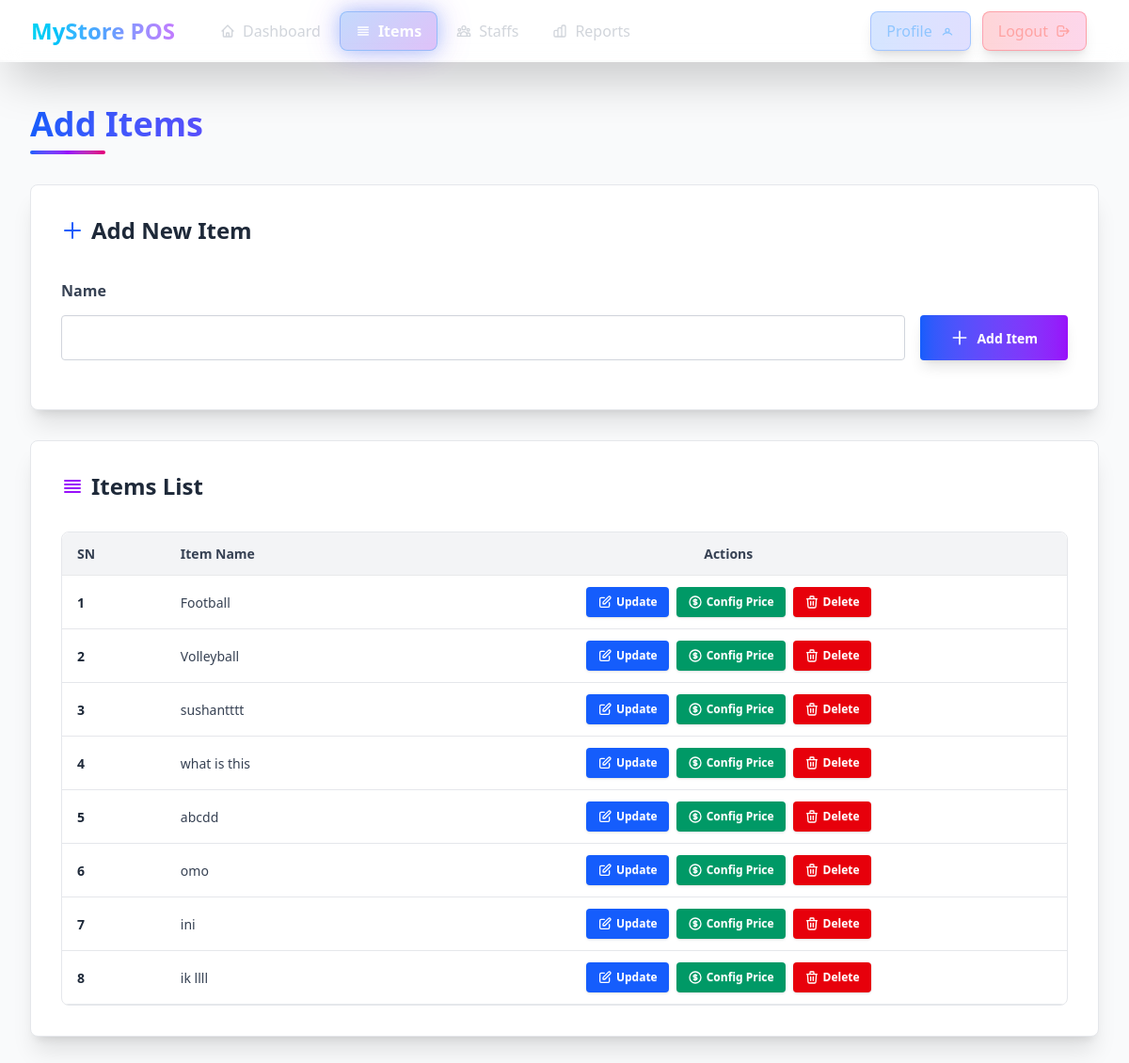
Page /shop/item_list/ (signed in) on the earlier database version.
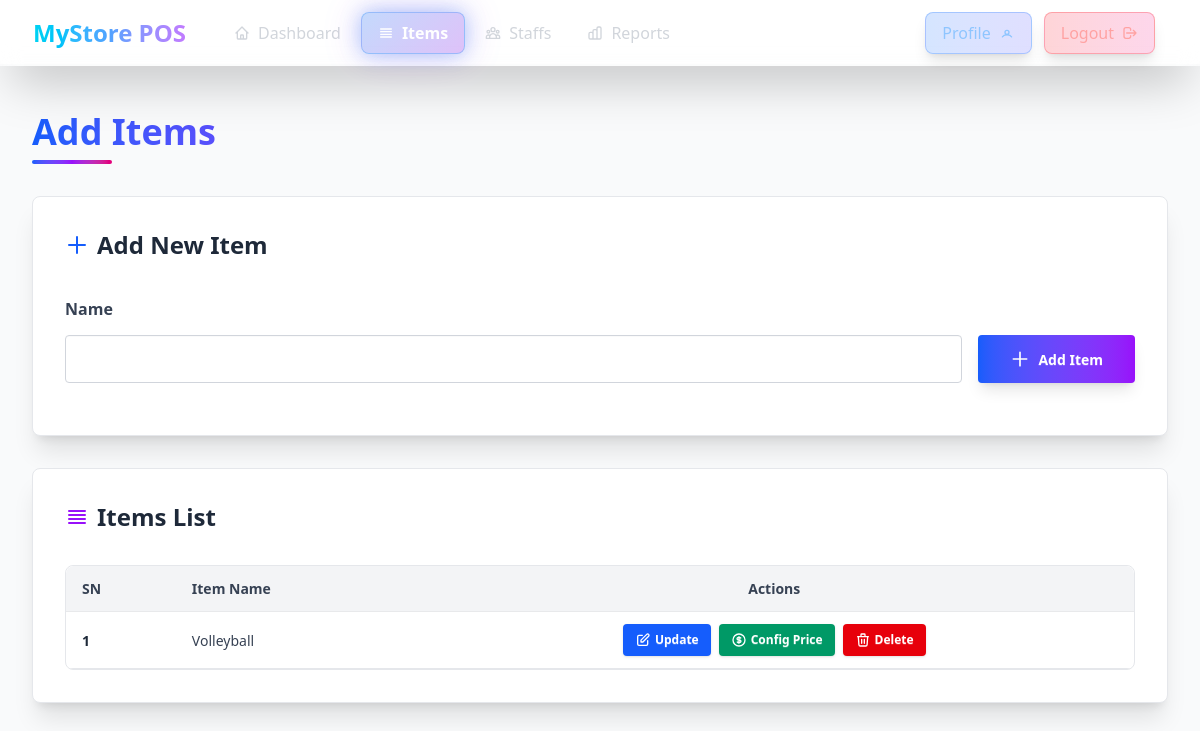
Same page on the later database version.
### shop/models.py (models this page shows, shortened)
class Item(models.Model):
    name=models.CharField(max_length=100)
    shop=models.ForeignKey(Shop, on_delete=models.CASCADE, related_name='items')
    class Meta:
        unique_together = ('name', 'shop')

### shop/views.py (the view, shortened to what this page needs)
# urls.py: path("item_list/", views.item_list, name="item_list"),
def item_list(request):
    form=ItemForm(request.POST,request=request)
    form=ItemForm()
    item_list=request.user.shop.items.all()
    context={"form":form,"item_list":item_list}
    return render(request, "shop/item-create-form.html", context)

### shop/forms.py (shortened to what this page needs)
class ItemForm(forms.ModelForm):
    class Meta:
        model = Item
        fields = ['name']
    def __init__(self, *args, **kwargs):
        self.request = kwargs.pop("request") if "request" in kwargs else None
        super().__init__(*args, **kwargs)

### common/templatetags/form_extras.py (called while the page is built)
@register.filter
def add_class(field, css_class):
    if not isinstance(field, BoundField):
        return field
    existing_classes = field.field.widget.attrs.get("class", "")
    if existing_classes:
        new_classes = f"{existing_classes} {css_class}"
    else:
        new_classes = css_class
    field_copy = field
    field_copy.field.widget.attrs["class"] = new_classes
    return field_copy

### shop/templates/shop/item-create-form.html (shortened to what the changed rows need)
{% extends 'base.html' %}
{% load form_extras %}
{% block content %}
<main class="min-h-screen flex flex-col gap-8 p-4 md:p-6 lg:p-8 w-full mt-16 bg-gray-50 dark:bg-gray-900" id="main">
    <div class="relative pt-4">
        <h1 class="text-3xl md:text-4xl font-bold mb-2 bg-gradient-to-r from-blue-600 via-purple-600 to-pink-600 bg-clip-text text-transparent">
        </h1>
    </div>
    <div class="flex flex-col gap-6 lg:gap-8 max-w-7xl w-full mx-auto">
        <div class="w-full">
            <div class="card bg-white dark:bg-gray-800 shadow-xl border border-gray-200 dark:border-gray-700 hover:shadow-2xl transition-shadow duration-300">
                <div class="card-body p-6 md:p-8">
                    <h2 class="text-2xl font-bold mb-6 flex items-center gap-2 text-gray-800 dark:text-gray-100">
                        <svg xmlns="http://www.w3.org/2000/svg" class="h-6 w-6 text-blue-600 dark:text-blue-400" fill="none" viewBox="0 0 24 24" stroke="currentColor">
                            <path stroke-linecap="round" stroke-linejoin="round" stroke-width="2" d="M12 4v16m8-8H4" />
                        </svg>
                        Add New Item
                    </h2>
                </div>
            </div>
        </div>
        <div class="w-full">
            <div class="card bg-white dark:bg-gray-800 shadow-xl border border-gray-200 dark:border-gray-700 hover:shadow-2xl transition-shadow duration-300">
                <div class="card-body p-6 md:p-8">
                    <h2 class="text-2xl font-bold mb-6 flex items-center gap-2 text-gray-800 dark:text-gray-100">
                        <svg xmlns="http://www.w3.org/2000/svg" class="h-6 w-6 text-purple-600 dark:text-purple-400" fill="none" viewBox="0 0 24 24" stroke="currentColor">
                            <path stroke-linecap="round" stroke-linejoin="round" stroke-width="2" d="M4 6h16M4 10h16M4 14h16M4 18h16" />
                        </svg>
                        Items List
                    </h2>
                    <div class="overflow-x-auto rounded-lg border border-gray-200 dark:border-gray-700">
                        <table class="table w-full">
                            <thead>
                                <tr class="bg-gray-100 dark:bg-gray-700">
                                    <th class="rounded-tl-lg text-gray-700 dark:text-gray-300">SN</th>
                                    <th class="text-gray-700 dark:text-gray-300">Item Name</th>
                                    <th class="rounded-tr-lg text-center text-gray-700 dark:text-gray-300">Actions</th>
                                </tr>
                            </thead>
                            <tbody id="item-list">
                                {% for item in item_list %}
                                <tr id="item-{{ item.id }}" class="hover:bg-gray-50 dark:hover:bg-gray-700 transition-colors duration-150 border-b border-gray-200 dark:border-gray-700">
                                    <th class="font-semibold text-gray-800 dark:text-gray-200">{{ forloop.counter }}</th>
                                    <td class="font-medium text-gray-700 dark:text-gray-300">{{ item.name }}</td>
                                    <td>
                                        <div class="flex gap-2 justify-center flex-wrap">
                                            <a class="btn btn-sm bg-blue-600 hover:bg-blue-700 text-white border-0 gap-1 shadow hover:shadow-md transition-all duration-200" href="{% url 'shop:item_update' item.id %}">
                                                <svg xmlns="http://www.w3.org/2000/svg" class="h-4 w-4" fill="none" viewBox="0 0 24 24" stroke="currentColor">
                                                    <path stroke-linecap="round" stroke-linejoin="round" stroke-width="2" d="M11 5H6a2 2 0 00-2 2v11a2 2 0 002 2h11a2 2 0 002-2v-5m-1.414-9.414a2 2 0 112.828 2.828L11.828 15H9v-2.828l8.586-8.586z" />
                                                </svg>
                                                Update
                                            </a>
                                            <form action="{% url 'shop:price' %}">
                                                <button class="btn btn-sm bg-emerald-600 hover:bg-emerald-700 text-white border-0 gap-1 shadow hover:shadow-md transition-all duration-200">
                                                    Config Price
                                                </button>
                                            </form>
                                            <button data-item-id="{{ item.id }}"
                                                class="btn btn-sm bg-red-600 hover:bg-red-700 text-white border-0 gap-1 shadow hover:shadow-md transition-all duration-200"
                                                onclick="delete_item(this)">
                                                <svg xmlns="http://www.w3.org/2000/svg" class="h-4 w-4" fill="none" viewBox="0 0 24 24" stroke="currentColor">
                                                    <path stroke-linecap="round" stroke-linejoin="round" stroke-width="2" d="M19 7l-.867 12.142A2 2 0 0116.138 21H7.862a2 2 0 01-1.995-1.858L5 7m5 4v6m4-6v6m1-10V4a1 1 0 00-1-1h-4a1 1 0 00-1 1v3M4 7h16" />
                                                </svg>
                                                Delete
                                            </button>
                                        </div>
                                    </td>
                                </tr>
                                {% endfor %}
                            </tbody>
                        </table>
                    </div>
                </div>
            </div>
        </div>
    </div>
</main>
{% endblock content %}

Differences in the rows shown:
removed Item: name "Football"
removed Item: name "sushantttt"
removed Item: name "what is this"
removed Item: name "abcdd"
removed Item: name "omo"
removed Item: name "ini"
removed Item: name "ik llll"
